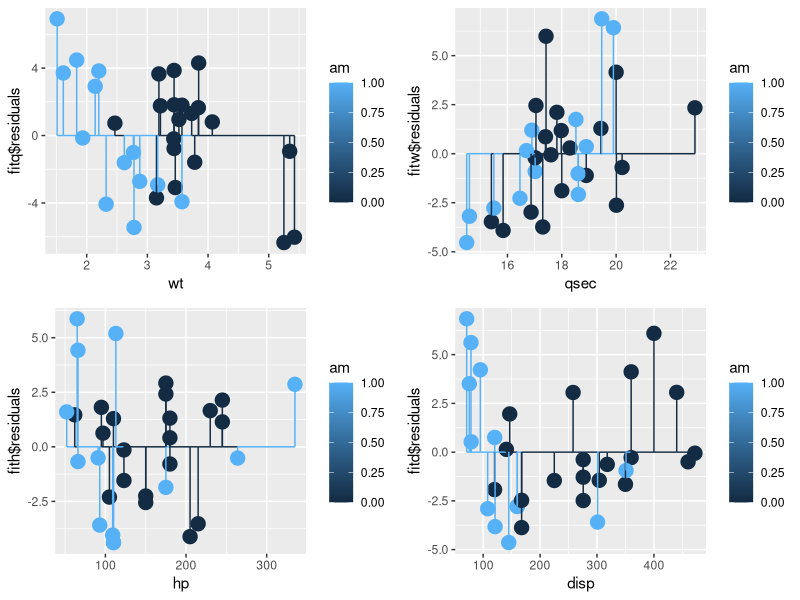

The R source for this figure:
library(gridExtra)
library(ggplot2)

fitq <- lm(mpg ~ am + qsec, mtcars)
fitw <- lm(mpg ~ am + wt, mtcars)
fith <- lm(mpg ~ am + hp, mtcars)
fitd <- lm(mpg ~ am + disp, mtcars)

y0 = as.numeric(rep(0,32))

g1 <- ggplot(mtcars, aes(x = wt, y = fitq$residuals, colour = am)) + 
  geom_point(aes(size=2)) + scale_size(guide = 'none') + geom_line(y=0) +
  geom_segment(aes(x = mtcars$wt, y=fitq$residuals, xend = mtcars$wt, yend = y0))

g2 <- ggplot(mtcars, aes(x = qsec, y = fitw$residuals, colour = am)) + 
  geom_point(aes(size=2)) + scale_size(guide = 'none') + 
  geom_line(y=0) + geom_segment(aes(x = mtcars$qsec, y=fitw$residuals, xend = mtcars$qsec, yend = y0))

g3 <- ggplot(mtcars, aes(x = hp, y = fith$residuals, colour = am)) + 
  geom_point(aes(size=2)) + scale_size(guide = 'none') + 
  geom_line(y=0) + geom_segment(aes(x = mtcars$hp, y=fith$residuals, xend = mtcars$hp, yend = y0))

g4 <- ggplot(mtcars, aes(x = disp, y = fitd$residuals, colour = am)) + 
  geom_point(aes(size=2)) + scale_size(guide = 'none') + 
  geom_line(y=0) + geom_segment(aes(x = mtcars$disp, y=fitd$residuals, xend = mtcars$disp, yend = y0))

grid.arrange(g1, g2, g3, g4, ncol=2, nrow=2)